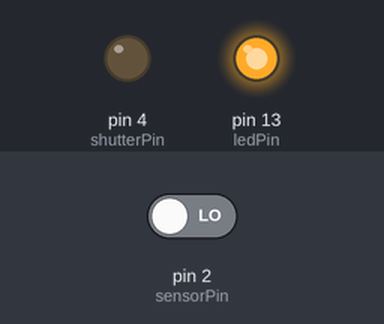
The sketch below on a simulated Arduino Uno, built with avr-gcc and run on an emulated ATmega328P. Parts: output pins drawn as LEDs (lit = HIGH). The test bench sets the inputs (shaded band); at power-on: pin 2 (sensorPin) LOW.

Above: at 0.1 s.
At 29.6 s:
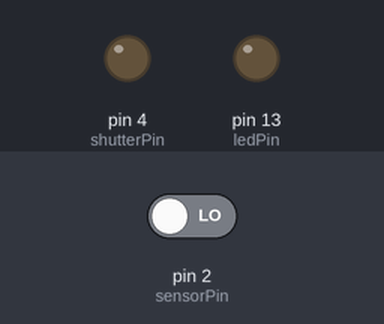
Timing chart, 0 to 31.1 s (numbered marks = the images above):
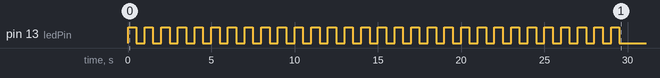

The sketch:

PirShutter.ino
```cpp
/*
 * A simple logic to control camera shutter using PIR sensor.
 * For certain Canon SLR models, the remote shutter has 3 contacts: (a) ground; (b) focus; and (c) shutter
 * Shorting (b) and/or (c) to the ground will trigger the corresponding function(s).
 * Here, a relay is connected between Arduino and the camera remote port.
 * Signals from Arduino will trigger the relay to connect the shutter/focus to ground.
 *
 * Pin 2 - PIR sensor output
 * Pin 4 - IN of a relay switch. Triggering the relay will short the camera pins
 */

// Declare Constants
const int sensorPin = 2;           // PIR Sensor is attached to digital pin 2
const int shutterPin = 4;          // Set to high to fire camera shutter
const int ledPin = 13;             // Built-in LED

const int ledBlinkTime = 500;      // Blink one for half a second while calibrating
const int waitTime = 5000;         // Wait for PIR to reset after triggering
const int relayTriggertime = 1000; // How long should the relay be triggered? Set longer if using auto-focus

// Wait for the seonsor to calibrate (20 - 60 seconds according to datasheet)
const unsigned int calibrationTime = 30000;

void setup() {
  Serial.begin(115200);

  pinMode(sensorPin, INPUT);
  pinMode(ledPin, OUTPUT);
  pinMode(shutterPin, OUTPUT);

  digitalWrite(shutterPin, LOW);

  // We need to wait one minute for the sensor to calibrate
  // Get out of view of the sensor for this duration!

  // Blink the LED while calibrating
  for (unsigned int i=0; i<calibrationTime; i+=ledBlinkTime*2) {
    digitalWrite(ledPin, HIGH);
    delay(ledBlinkTime);
    digitalWrite(ledPin, LOW);
    delay(ledBlinkTime);
  }
}

void fireShutter() {
  digitalWrite(shutterPin, HIGH);
  delay(relayTriggertime);
  digitalWrite(shutterPin, LOW);
}

void loop() {
  // Constantly check PIR input
  // If it is HIGH the sensor is detecting motion
  if (digitalRead(sensorPin) == HIGH) {

    // Turn the LED on
    digitalWrite(ledPin, HIGH);

    // Fire shutter
    fireShutter();

    // Tell the host computer we detected motion
    Serial.print(1);

    // sleep for the PIR to reset
    delay(waitTime);

  } else {
    // Turn the LED off
    digitalWrite(ledPin, LOW);
  }

}
```
